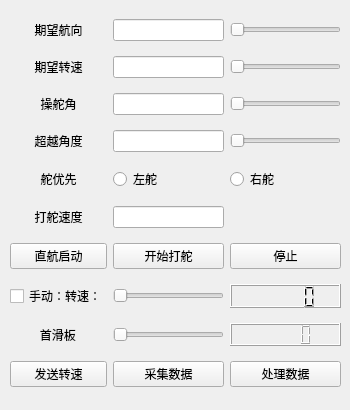
     <widget class="QWidget" name="tab_4">
      <attribute name="title">
       <string>Z形试验</string>
      </attribute>
      <widget class="QWidget" name="gridLayoutWidget_5">
       <property name="geometry">
        <rect>
         <x>10</x>
         <y>10</y>
         <width>331</width>
         <height>391</height>
        </rect>
       </property>
       <layout class="QGridLayout" name="gridLayout_5">
        <item row="5" column="0">
         <widget class="QLabel" name="label_49">
          <property name="text">
           <string>打舵速度</string>
          </property>
          <property name="alignment">
           <set>Qt::AlignCenter</set>
          </property>
         </widget>
        </item>
        <item row="3" column="2">
         <widget class="QSlider" name="horizontalSlider_5">
          <property name="maximum">
           <number>600</number>
          </property>
          <property name="orientation">
           <enum>Qt::Horizontal</enum>
          </property>
         </widget>
        </item>
        <item row="0" column="1">
         <widget class="QLineEdit" name="lineEdit_18"/>
        </item>
        <item row="4" column="0">
         <widget class="QLabel" name="label_48">
          <property name="text">
           <string>舵优先</string>
          </property>
          <property name="alignment">
           <set>Qt::AlignCenter</set>
          </property>
         </widget>
        </item>
        <item row="7" column="1">
         <widget class="QSlider" name="horizontalSlider_13">
          <property name="minimum">
           <number>900</number>
          </property>
          <property name="maximum">
           <number>3800</number>
          </property>
          <property name="orientation">
           <enum>Qt::Horizontal</enum>
          </property>
         </widget>
        </item>
        <item row="9" column="0">
         <widget class="QPushButton" name="pushButton_29">
          <property name="text">
           <string>发送转速</string>
          </property>
         </widget>
        </item>
        <item row="7" column="0">
         <widget class="QCheckBox" name="checkBox_3">
          <property name="text">
           <string>手动：转速：</string>
          </property>
         </widget>
        </item>
        <item row="0" column="0">
         <widget class="QLabel" name="label_43">
          <property name="text">
           <string>期望航向</string>
          </property>
          <property name="alignment">
           <set>Qt::AlignCenter</set>
          </property>
         </widget>
        </item>
        <item row="9" column="2">
         <widget class="QPushButton" name="pushButton_31">
          <property name="text">
           <string>处理数据</string>
          </property>
         </widget>
        </item>
        <item row="2" column="0">
         <widget class="QLabel" name="label_45">
          <property name="text">
           <string>操舵角</string>
          </property>
          <property name="alignment">
           <set>Qt::AlignCenter</set>
          </property>
         </widget>
        </item>
        <item row="1" column="0">
         <widget class="QLabel" name="label_44">
          <property name="text">
           <string>期望转速</string>
          </property>
          <property name="alignment">
           <set>Qt::AlignCenter</set>
          </property>
         </widget>
        </item>
        <item row="3" column="1">
         <widget class="QLineEdit" name="lineEdit_22"/>
        </item>
        <item row="6" column="2">
         <widget class="QPushButton" name="pushButton_11">
          <property name="text">
           <string>停止</string>
          </property>
         </widget>
        </item>
        <item row="4" column="1">
         <widget class="QRadioButton" name="radioButton_7">
          <property name="layoutDirection">
           <enum>Qt::LeftToRight</enum>
          </property>
          <property name="text">
           <string>左舵</string>
          </property>
         </widget>
        </item>
        <item row="0" column="2">
         <widget class="QSlider" name="horizontalSlider_6">
          <property name="maximum">
           <number>359</number>
          </property>
          <property name="orientation">
           <enum>Qt::Horizontal</enum>
          </property>
         </widget>
        </item>
        <item row="3" column="0">
         <widget class="QLabel" name="label_47">
          <property name="text">
           <string>超越角度</string>
          </property>
          <property name="alignment">
           <set>Qt::AlignCenter</set>
          </property>
         </widget>
        </item>
        <item row="2" column="1">
         <widget class="QLineEdit" name="lineEdit_20"/>
        </item>
        <item row="1" column="2">
         <widget class="QSlider" name="horizontalSlider_7">
          <property name="maximum">
           <number>200</number>
          </property>
          <property name="orientation">
           <enum>Qt::Horizontal</enum>
          </property>
         </widget>
        </item>
        <item row="6" column="1">
         <widget class="QPushButton" name="pushButton_10">
          <property name="text">
           <string>开始打舵</string>
          </property>
         </widget>
        </item>
        <item row="4" column="2">
         <widget class="QRadioButton" name="radioButton_8">
          <property name="text">
           <string>右舵</string>
          </property>
         </widget>
        </item>
        <item row="9" column="1">
         <widget class="QPushButton" name="pushButton_30">
          <property name="text">
           <string>采集数据</string>
          </property>
         </widget>
        </item>
        <item row="6" column="0">
         <widget class="QPushButton" name="pushButton_9">
          <property name="text">
           <string>直航启动</string>
          </property>
         </widget>
        </item>
        <item row="7" column="2">
         <widget class="QLCDNumber" name="lcdNumber_22"/>
        </item>
        <item row="1" column="1">
         <widget class="QLineEdit" name="lineEdit_19"/>
        </item>
        <item row="2" column="2">
         <widget class="QSlider" name="horizontalSlider_3">
          <property name="maximum">
           <number>600</number>
          </property>
          <property name="orientation">
           <enum>Qt::Horizontal</enum>
          </property>
         </widget>
        </item>
        <item row="8" column="1">
         <widget class="QSlider" name="horizontalSlider_14">
          <property name="minimum">
           <number>100</number>
          </property>
          <property name="maximum">
           <number>220</number>
          </property>
          <property name="orientation">
           <enum>Qt::Horizontal</enum>
          </property>
         </widget>
        </item>
        <item row="8" column="2">
         <widget class="QLCDNumber" name="lcdNumber_23"/>
        </item>
        <item row="8" column="0">
         <widget class="QLabel" name="label_69">
          <property name="text">
           <string>         首滑板</string>
          </property>
         </widget>
        </item>
        <item row="5" column="1">
         <widget class="QLineEdit" name="lineEdit_17"/>
        </item>
       </layout>
      </widget>
     </widget>
